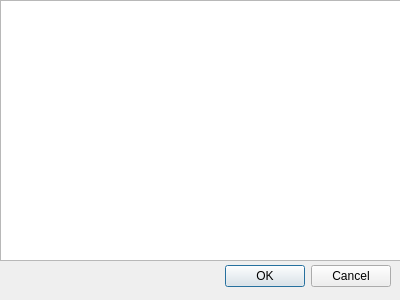
<?xml version="1.0" encoding="UTF-8"?>
<ui version="4.0">
 <class>Historique</class>
 <widget class="QDialog" name="Historique">
  <property name="geometry">
   <rect>
    <x>0</x>
    <y>0</y>
    <width>400</width>
    <height>300</height>
   </rect>
  </property>
  <property name="minimumSize">
   <size>
    <width>400</width>
    <height>300</height>
   </size>
  </property>
  <property name="maximumSize">
   <size>
    <width>400</width>
    <height>300</height>
   </size>
  </property>
  <property name="acceptDrops">
   <bool>false</bool>
  </property>
  <property name="windowTitle">
   <string>Historique</string>
  </property>
  <property name="windowIcon">
   <iconset>
    <normaloff>history_icon.png</normaloff>history_icon.png</iconset>
  </property>
  <widget class="QDialogButtonBox" name="buttonBox">
   <property name="geometry">
    <rect>
     <x>50</x>
     <y>260</y>
     <width>341</width>
     <height>32</height>
    </rect>
   </property>
   <property name="orientation">
    <enum>Qt::Horizontal</enum>
   </property>
   <property name="standardButtons">
    <set>QDialogButtonBox::Cancel|QDialogButtonBox::Ok</set>
   </property>
  </widget>
  <widget class="QListWidget" name="historique">
   <property name="geometry">
    <rect>
     <x>0</x>
     <y>0</y>
     <width>401</width>
     <height>261</height>
    </rect>
   </property>
  </widget>
 </widget>
 <resources/>
 <connections>
  <connection>
   <sender>buttonBox</sender>
   <signal>accepted()</signal>
   <receiver>Historique</receiver>
   <slot>accept()</slot>
   <hints>
    <hint type="sourcelabel">
     <x>248</x>
     <y>254</y>
    </hint>
    <hint type="destinationlabel">
     <x>157</x>
     <y>274</y>
    </hint>
   </hints>
  </connection>
  <connection>
   <sender>buttonBox</sender>
   <signal>rejected()</signal>
   <receiver>Historique</receiver>
   <slot>reject()</slot>
   <hints>
    <hint type="sourcelabel">
     <x>316</x>
     <y>260</y>
    </hint>
    <hint type="destinationlabel">
     <x>286</x>
     <y>274</y>
    </hint>
   </hints>
  </connection>
 </connections>
</ui>
